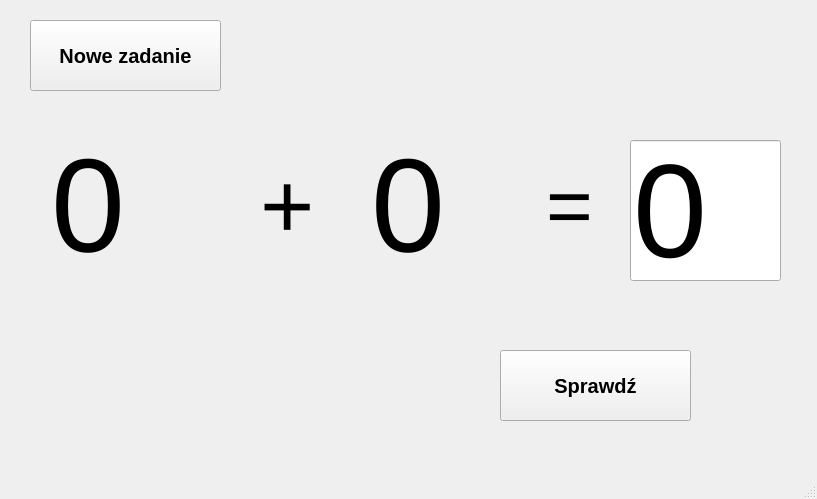
<?xml version="1.0" encoding="UTF-8"?>
<ui version="4.0">
 <class>MainWindow</class>
 <widget class="QMainWindow" name="MainWindow">
  <property name="geometry">
   <rect>
    <x>0</x>
    <y>0</y>
    <width>817</width>
    <height>499</height>
   </rect>
  </property>
  <property name="font">
   <font>
    <pointsize>10</pointsize>
    <weight>50</weight>
    <bold>false</bold>
    <kerning>true</kerning>
   </font>
  </property>
  <property name="windowTitle">
   <string>MainWindow</string>
  </property>
  <property name="layoutDirection">
   <enum>Qt::LeftToRight</enum>
  </property>
  <widget class="QWidget" name="centralwidget">
   <widget class="QPushButton" name="newButton">
    <property name="geometry">
     <rect>
      <x>30</x>
      <y>20</y>
      <width>191</width>
      <height>71</height>
     </rect>
    </property>
    <property name="font">
     <font>
      <pointsize>15</pointsize>
      <weight>75</weight>
      <bold>true</bold>
      <kerning>true</kerning>
     </font>
    </property>
    <property name="text">
     <string>Nowe zadanie</string>
    </property>
   </widget>
   <widget class="QPushButton" name="checkButton">
    <property name="geometry">
     <rect>
      <x>500</x>
      <y>350</y>
      <width>191</width>
      <height>71</height>
     </rect>
    </property>
    <property name="font">
     <font>
      <pointsize>15</pointsize>
      <weight>75</weight>
      <bold>true</bold>
      <kerning>true</kerning>
     </font>
    </property>
    <property name="text">
     <string>Sprawdź</string>
    </property>
   </widget>
   <widget class="QLabel" name="labelEqual">
    <property name="geometry">
     <rect>
      <x>500</x>
      <y>150</y>
      <width>141</width>
      <height>111</height>
     </rect>
    </property>
    <property name="font">
     <font>
      <pointsize>60</pointsize>
     </font>
    </property>
    <property name="layoutDirection">
     <enum>Qt::LeftToRight</enum>
    </property>
    <property name="text">
     <string>=</string>
    </property>
    <property name="margin">
     <number>0</number>
    </property>
    <property name="indent">
     <number>46</number>
    </property>
   </widget>
   <widget class="QLabel" name="labelL">
    <property name="geometry">
     <rect>
      <x>50</x>
      <y>140</y>
      <width>151</width>
      <height>131</height>
     </rect>
    </property>
    <property name="font">
     <font>
      <pointsize>100</pointsize>
     </font>
    </property>
    <property name="layoutDirection">
     <enum>Qt::LeftToRight</enum>
    </property>
    <property name="lineWidth">
     <number>1</number>
    </property>
    <property name="midLineWidth">
     <number>0</number>
    </property>
    <property name="text">
     <string>0</string>
    </property>
    <property name="margin">
     <number>0</number>
    </property>
    <property name="indent">
     <number>1</number>
    </property>
   </widget>
   <widget class="QLabel" name="labelMark">
    <property name="geometry">
     <rect>
      <x>210</x>
      <y>140</y>
      <width>151</width>
      <height>131</height>
     </rect>
    </property>
    <property name="font">
     <font>
      <pointsize>70</pointsize>
     </font>
    </property>
    <property name="layoutDirection">
     <enum>Qt::LeftToRight</enum>
    </property>
    <property name="lineWidth">
     <number>1</number>
    </property>
    <property name="midLineWidth">
     <number>0</number>
    </property>
    <property name="text">
     <string>+</string>
    </property>
    <property name="margin">
     <number>0</number>
    </property>
    <property name="indent">
     <number>50</number>
    </property>
   </widget>
   <widget class="QLabel" name="labelP">
    <property name="geometry">
     <rect>
      <x>370</x>
      <y>140</y>
      <width>151</width>
      <height>131</height>
     </rect>
    </property>
    <property name="font">
     <font>
      <pointsize>100</pointsize>
     </font>
    </property>
    <property name="layoutDirection">
     <enum>Qt::LeftToRight</enum>
    </property>
    <property name="lineWidth">
     <number>1</number>
    </property>
    <property name="midLineWidth">
     <number>0</number>
    </property>
    <property name="text">
     <string>0</string>
    </property>
    <property name="margin">
     <number>0</number>
    </property>
    <property name="indent">
     <number>1</number>
    </property>
   </widget>
   <widget class="QLineEdit" name="lineEditR">
    <property name="geometry">
     <rect>
      <x>630</x>
      <y>140</y>
      <width>151</width>
      <height>141</height>
     </rect>
    </property>
    <property name="font">
     <font>
      <pointsize>100</pointsize>
     </font>
    </property>
    <property name="text">
     <string>0</string>
    </property>
   </widget>
  </widget>
  <widget class="QMenuBar" name="menubar">
   <property name="geometry">
    <rect>
     <x>0</x>
     <y>0</y>
     <width>817</width>
     <height>21</height>
    </rect>
   </property>
  </widget>
  <widget class="QStatusBar" name="statusbar"/>
 </widget>
 <resources/>
 <connections/>
</ui>
